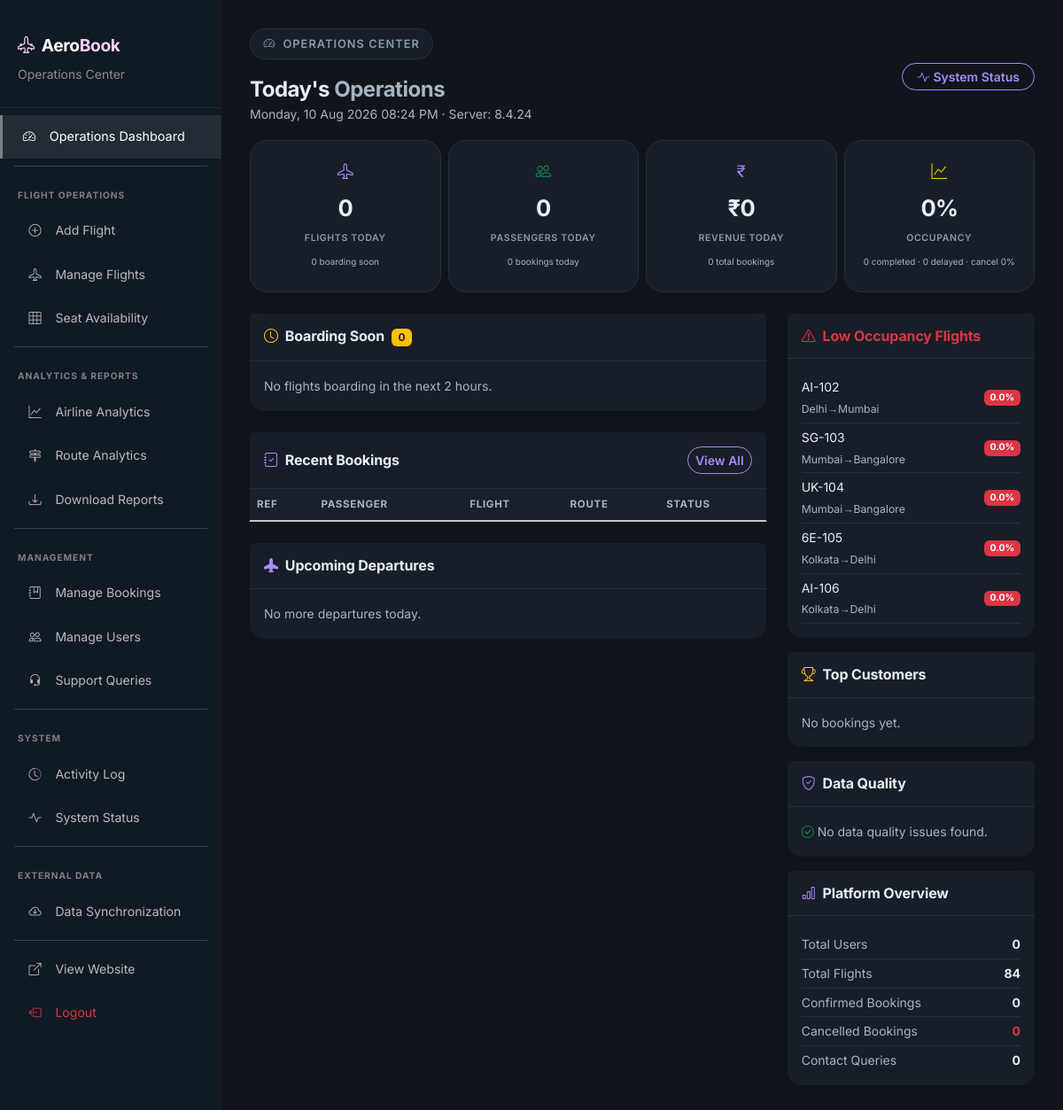
Page /admin/dashboard.php (signed in) on the committed database.
### tables this page shows
CREATE TABLE IF NOT EXISTS flights (
    flight_id INT AUTO_INCREMENT PRIMARY KEY,
    airline_name VARCHAR(100) NOT NULL,
    flight_number VARCHAR(20) NOT NULL UNIQUE,
    source VARCHAR(100) NOT NULL,
    destination VARCHAR(100) NOT NULL,
    departure_time DATETIME NOT NULL,
    arrival_time DATETIME NOT NULL,
    total_seats INT NOT NULL DEFAULT 180,
    seats_available INT NOT NULL DEFAULT 180,
    price DECIMAL(10, 2) NOT NULL,
    status ENUM('Scheduled', 'Delayed', 'Cancelled', 'Completed') DEFAULT 'Scheduled',
    created_at TIMESTAMP DEFAULT CURRENT_TIMESTAMP,
     
     
     
    CONSTRAINT chk_flights_seats CHECK (seats_available <= total_seats)
);

### includes/AdminAnalytics.php (called while the page is built, shortened)
<?php
if (!defined('AEROBOOK_ADMIN_ANALYTICS')) {
require_once __DIR__ . '/Cache.php';
function getTodayOpsMetrics() {
    return AeroCache::remember('today_ops_metrics', 60, function() {
        global $conn;
        $metrics = [];
        $r = mysqli_query($conn, "SELECT COUNT(*) as c FROM flights WHERE DATE(departure_time) = CURDATE()");
        $metrics['flights_today'] = (int)mysqli_fetch_assoc($r)['c'];
        $r = mysqli_query($conn, "SELECT COUNT(*) as c FROM flights WHERE DATE(departure_time) = CURDATE() AND TIME(departure_time) BETWEEN TIME(NOW()) AND TIME(DATE_ADD(NOW(), INTERVAL 2 HOUR))");
        $metrics['boarding_soon'] = (int)mysqli_fetch_assoc($r)['c'];
        $r = mysqli_query($conn, "SELECT COUNT(*) as c FROM flights WHERE status='Delayed'");
        $metrics['delayed'] = (int)mysqli_fetch_assoc($r)['c'];
        $r = mysqli_query($conn, "SELECT COUNT(*) as c FROM flights WHERE DATE(departure_time) = CURDATE() AND status='Completed'");
        $metrics['completed_today'] = (int)mysqli_fetch_assoc($r)['c'];
        $r = mysqli_query($conn, "SELECT COUNT(*) as c FROM bookings WHERE DATE(travel_date) = CURDATE() AND booking_status='Confirmed'");
        $metrics['passengers_today'] = (int)mysqli_fetch_assoc($r)['c'];
        $r = mysqli_query($conn, "SELECT COUNT(*) as c FROM bookings WHERE DATE(booking_date) = CURDATE()");
        $metrics['bookings_today'] = (int)mysqli_fetch_assoc($r)['c'];
        $r = mysqli_query($conn, "SELECT COALESCE(SUM(f.price), 0) as s FROM bookings b JOIN flights f ON b.flight_id=f.flight_id WHERE b.booking_status='Confirmed' AND DATE(b.booking_date) = CURDATE()");
        $metrics['revenue_today'] = (float)mysqli_fetch_assoc($r)['s'];
        $r = mysqli_query($conn, "SELECT COUNT(*) as c FROM bookings WHERE booking_status='Confirmed'");
        $metrics['total_bookings'] = (int)mysqli_fetch_assoc($r)['c'];
        $r = mysqli_query($conn, "SELECT COUNT(*) as c FROM bookings WHERE DATE(booking_date)=CURDATE() AND booking_status='Cancelled'");
        $cancelled = (int)mysqli_fetch_assoc($r)['c'];
        $r = mysqli_query($conn, "SELECT COUNT(*) as c FROM bookings WHERE DATE(booking_date)=CURDATE()");
        $total = (int)mysqli_fetch_assoc($r)['c'];
        $metrics['cancellation_rate'] = $total > 0 ? round($cancelled / $total * 100, 1) : 0;
        $r = mysqli_query($conn, "SELECT SUM(total_seats) as total, SUM(total_seats - seats_available) as booked FROM flights WHERE status='Scheduled'");
        $row = mysqli_fetch_assoc($r);
        $metrics['overall_occupancy'] = ($row['total'] ?? 0) > 0 ? round(($row['booked'] ?? 0) / $row['total'] * 100, 1) : 0;
        return $metrics;
    });
}
}

### includes/Cache.php (called while the page is built, shortened)
<?php
class AeroCache {
    public static function remember($key, $ttlSeconds, $callback) {
        $now = time();
        $value = $callback();
        return $value;
    }
}

### includes/functions.php (called while the page is built, shortened)
<?php
function formatPrice($price) {
    return '₹' . number_format((float) $price, 0);
}

### includes/DatabaseHelper.php (called while the page is built, shortened)
<?php
if (!defined('AEROBOOK_DB_HELPER')) {
function countWhere($table, $column = null, $value = null) {
    global $conn;
    $table = preg_replace('/[^a-zA-Z0-9_]/', '', $table);
    if ($column !== null && $value !== null) {
        $column = preg_replace('/[^a-zA-Z0-9_]/', '', $column);
        $stmt = mysqli_prepare($conn, "SELECT COUNT(*) as c FROM {$table} WHERE {$column} = ?");
        mysqli_stmt_bind_param($stmt, "s", $value);
        mysqli_stmt_execute($stmt);
        $result = mysqli_stmt_get_result($stmt);
        $row = mysqli_fetch_assoc($result);
        return (int)$row['c'];
    }
    $result = mysqli_query($conn, "SELECT COUNT(*) as c FROM {$table}");
    $row = mysqli_fetch_assoc($result);
    return (int)$row['c'];
}
}

### admin/dashboard.php (the view, shortened to what this page needs)
<?php
require_once __DIR__ . '/includes/admin-header.php';
$metrics = getTodayOpsMetrics();
$dataIssues = getDataQualityIssues();
global $conn;
$boardings = mysqli_query($conn, "SELECT * FROM flights WHERE DATE(departure_time) = CURDATE() AND TIME(departure_time) BETWEEN TIME(NOW()) AND TIME(DATE_ADD(NOW(), INTERVAL 2 HOUR)) ORDER BY departure_time ASC");
$departures = mysqli_query($conn, "SELECT * FROM flights WHERE DATE(departure_time) = CURDATE() AND TIME(departure_time) > TIME(DATE_ADD(NOW(), INTERVAL 2 HOUR)) ORDER BY departure_time ASC LIMIT 5");
$topCustomers = getTopCustomers(3);
$alertFlights = mysqli_query($conn, "SELECT flight_number, source, destination, ROUND((total_seats - seats_available) / total_seats * 100, 1) as occ FROM flights WHERE status IN ('Scheduled','Delayed') AND (total_seats - seats_available) / total_seats * 100 < 20 ORDER BY occ ASC LIMIT 5");
?>
<div class="row mb-3">
    <div class="col-12">
        <div class="d-flex justify-content-between align-items-center flex-wrap gap-2">
            <div>
                <span class="kicker"><i class="bi bi-speedometer2 me-1"></i> Operations Center</span>
                <h4 class="fw-bold mb-0 mt-1">Today's <span class="text-muted">Operations</span></h4>
                <small class="text-muted"><?php echo date('l, d M Y h:i A'); ?> · Server: <?php echo phpversion(); ?></small>
            </div>
            <div><a href="diagnostics.php" class="btn btn-sm btn-outline-accent rounded-pill px-3"><i class="bi bi-activity me-1"></i>System Status</a></div>
        </div>
    </div>
</div>
<div class="row g-2 mb-4">
    <div class="col-md-3 col-6"><div class="ops-kpi"><i class="bi bi-airplane text-primary"></i><span class="kpi-value"><?php echo $metrics['flights_today']; ?></span><span class="kpi-label">Flights Today</span><small class="text-muted"><?php echo $metrics['boarding_soon']; ?> boarding soon</small></div></div>
    <div class="col-md-3 col-6"><div class="ops-kpi"><i class="bi bi-people text-success"></i><span class="kpi-value"><?php echo $metrics['passengers_today']; ?></span><span class="kpi-label">Passengers Today</span><small class="text-muted"><?php echo $metrics['bookings_today']; ?> bookings today</small></div></div>
    <div class="col-md-3 col-6"><div class="ops-kpi"><i class="bi bi-currency-rupee text-accent"></i><span class="kpi-value"><?php echo formatPrice($metrics['revenue_today']); ?></span><span class="kpi-label">Revenue Today</span><small class="text-muted"><?php echo $metrics['total_bookings']; ?> total bookings</small></div></div>
    <div class="col-md-3 col-6"><div class="ops-kpi"><i class="bi bi-graph-up text-warning"></i><span class="kpi-value"><?php echo $metrics['overall_occupancy']; ?>%</span><span class="kpi-label">Occupancy</span><small class="text-muted"><?php echo $metrics['completed_today']; ?> completed · <?php echo $metrics['delayed']; ?> delayed · cancel <?php echo $metrics['cancellation_rate']; ?>%</small></div></div>
</div>
<div class="row g-4">
    <div class="col-lg-8">
        <div class="card border-0 shadow-sm rounded-4 mb-4">
            <div class="card-header bg-white p-3 border-bottom d-flex justify-content-between align-items-center">
                <h6 class="mb-0 fw-bold"><i class="bi bi-clock me-2 text-warning"></i>Boarding Soon <span class="badge bg-warning text-dark ms-1"><?php echo $metrics['boarding_soon']; ?></span></h6>
            </div>
            <div class="card-body p-0">
                <?php if (mysqli_num_rows($boardings) > 0): ?>
                <div class="table-responsive"><table class="table table-hover mb-0">
                    <thead class="table-light"><tr><th>Flight</th><th>Route</th><th>Time</th><th>Seats</th><th>Status</th></tr></thead>
                    <tbody><?php while($f = mysqli_fetch_assoc($boardings)): ?><tr>
                        <td><span class="fw-bold"><?php echo $f['flight_number']; ?></span><br><small><?php echo $f['airline_name']; ?></small></td>
                        <td><?php echo $f['source']; ?> → <?php echo $f['destination']; ?></td>
                        <td><strong><?php echo formatTime($f['departure_time']); ?></strong><br><small class="text-muted"><?php echo formatDate($f['departure_time']); ?></small></td>
                        <td><?php echo $f['seats_available']; ?>/<?php echo $f['total_seats']; ?></td>
                        <td><?php echo statusBadge($f['status']); ?></td>
                    </tr><?php endwhile; ?></tbody>
                </table></div>
                <?php else: ?><p class="text-muted p-3 mb-0 small">No flights boarding in the next 2 hours.</p><?php endif; ?>
            </div>
        </div>
        <div class="card border-0 shadow-sm rounded-4 mb-4">
            <div class="card-header bg-white p-3 border-bottom d-flex justify-content-between align-items-center">
                <h6 class="mb-0 fw-bold"><i class="bi bi-journal-check me-2 text-primary"></i>Recent Bookings</h6>
                <a href="manage-bookings.php" class="btn btn-sm btn-outline-primary">View All</a>
            </div>
            <div class="card-body p-0">
                <div class="table-responsive"><table class="table table-hover mb-0">
                    <thead class="table-light"><tr><th>Ref</th><th>Passenger</th><th>Flight</th><th>Route</th><th>Status</th></tr></thead>
                </table></div>
            </div>
        </div>
        <div class="card border-0 shadow-sm rounded-4">
            <div class="card-header bg-white p-3 border-bottom"><h6 class="mb-0 fw-bold"><i class="bi bi-airplane-fill me-2 text-info"></i>Upcoming Departures</h6></div>
            <div class="card-body p-0">
                <?php if (mysqli_num_rows($departures) > 0): ?>
                <div class="table-responsive"><table class="table table-hover mb-0">
                    <thead class="table-light"><tr><th>Flight</th><th>Route</th><th>Time</th><th>Seats Left</th></tr></thead>
                    <tbody><?php while($f = mysqli_fetch_assoc($departures)): ?><tr>
                        <td><span class="fw-bold"><?php echo $f['flight_number']; ?></span><br><small><?php echo $f['airline_name']; ?></small></td>
                        <td><?php echo $f['source']; ?> → <?php echo $f['destination']; ?></td>
                        <td><?php echo formatTime($f['departure_time']); ?></td>
                        <td><span class="badge <?php echo $f['seats_available'] > 50 ? 'bg-success' : ($f['seats_available'] > 20 ? 'bg-warning' : 'bg-danger'); ?>"><?php echo $f['seats_available']; ?></span></td>
                    </tr><?php endwhile; ?></tbody>
                </table></div>
                <?php else: ?><p class="text-muted p-3 mb-0 small">No more departures today.</p><?php endif; ?>
            </div>
        </div>
    </div>
    <div class="col-lg-4">
        <div class="card border-0 shadow-sm rounded-4 mb-3">
            <div class="card-header bg-white p-3 border-bottom"><h6 class="mb-0 fw-bold text-danger"><i class="bi bi-exclamation-triangle me-2"></i>Low Occupancy Flights</h6></div>
            <div class="card-body p-3">
                <?php if (mysqli_num_rows($alertFlights) > 0): ?>
                <?php while($a = mysqli_fetch_assoc($alertFlights)): ?>
                <div class="d-flex justify-content-between align-items-center py-1 border-bottom small">
                    <span><?php echo $a['flight_number']; ?><br><small class="text-muted"><?php echo $a['source']; ?>→<?php echo $a['destination']; ?></small></span>
                    <span class="badge bg-danger"><?php echo $a['occ']; ?>%</span>
                </div>
                <?php endwhile; ?>
                <?php else: ?><p class="text-muted small mb-0">All flights have healthy occupancy.</p><?php endif; ?>
            </div>
        </div>
        <div class="card border-0 shadow-sm rounded-4 mb-3">
            <div class="card-header bg-white p-3 border-bottom"><h6 class="mb-0 fw-bold"><i class="bi bi-trophy me-2 text-warning"></i>Top Customers</h6></div>
            <div class="card-body p-3">
                <?php if (!empty($topCustomers)): foreach ($topCustomers as $c): ?>
                <div class="d-flex justify-content-between py-1 border-bottom small">
                    <span class="fw-semibold"><?php echo htmlspecialchars($c['name']); ?></span>
                    <span class="text-accent"><?php echo $c['bookings']; ?>x <?php echo formatPrice($c['total_spent']); ?></span>
                </div>
                <?php endforeach; else: ?><p class="text-muted small mb-0">No bookings yet.</p><?php endif; ?>
            </div>
        </div>
        <div class="card border-0 shadow-sm rounded-4 mb-3">
            <div class="card-header bg-white p-3 border-bottom"><h6 class="mb-0 fw-bold"><i class="bi bi-shield-check me-2 text-info"></i>Data Quality</h6></div>
            <div class="card-body p-3">
                <?php if (!empty($dataIssues)): foreach ($dataIssues as $issue): ?>
                <div class="d-flex align-items-start gap-2 py-1 border-bottom small">
                    <i class="bi bi-<?php echo $issue['type'] === 'critical' ? 'exclamation-octagon text-danger' : ($issue['type'] === 'error' ? 'x-circle text-danger' : 'exclamation-triangle text-warning'); ?> mt-1"></i>
                    <span><?php echo htmlspecialchars($issue['message']); ?></span>
                </div>
                <?php endforeach; else: ?><p class="text-muted small mb-0"><i class="bi bi-check-circle text-success me-1"></i>No data quality issues found.</p><?php endif; ?>
            </div>
        </div>
        <div class="card border-0 shadow-sm rounded-4">
            <div class="card-header bg-white p-3 border-bottom"><h6 class="mb-0 fw-bold"><i class="bi bi-bar-chart me-2 text-accent"></i>Platform Overview</h6></div>
            <div class="card-body p-3">
                <div class="d-flex justify-content-between py-1 border-bottom small"><span class="text-muted">Total Users</span><span class="fw-bold"><?php echo countWhere('users'); ?></span></div>
                <div class="d-flex justify-content-between py-1 border-bottom small"><span class="text-muted">Total Flights</span><span class="fw-bold"><?php echo countWhere('flights'); ?></span></div>
                <div class="d-flex justify-content-between py-1 border-bottom small"><span class="text-muted">Confirmed Bookings</span><span class="fw-bold"><?php echo countWhere('bookings', 'booking_status', 'Confirmed'); ?></span></div>
                <div class="d-flex justify-content-between py-1 border-bottom small"><span class="text-muted">Cancelled Bookings</span><span class="fw-bold text-danger"><?php echo countWhere('bookings', 'booking_status', 'Cancelled'); ?></span></div>
                <div class="d-flex justify-content-between pt-1 small"><span class="text-muted">Contact Queries</span><span class="fw-bold"><?php echo countWhere('contacts'); ?></span></div>
            </div>
        </div>
    </div>
</div>
<?php require_once __DIR__ . '/includes/admin-footer.php'; ?>

### rows in the picture
flights: flight_number "AI-102", source "Delhi", destination "Mumbai", occ "0.0"
flights: flight_number "SG-103", source "Mumbai", destination "Bangalore", occ "0.0"
flights: flight_number "UK-104", source "Mumbai", destination "Bangalore", occ "0.0"
flights: flight_number "6E-105", source "Kolkata", destination "Delhi", occ "0.0"
flights: flight_number "AI-106", source "Kolkata", destination "Delhi", occ "0.0"

### other values in the picture
phpversion() "8.4.24"
$metrics['flights_today'] "0"
$metrics['boarding_soon'] "0"
$metrics['passengers_today'] "0"
$metrics['bookings_today'] "0"
formatPrice($metrics['revenue_today']) "₹0"
$metrics['total_bookings'] "0"
$metrics['overall_occupancy'] "0"
$metrics['completed_today'] "0"
$metrics['delayed'] "0"
$metrics['cancellation_rate'] "0"
countWhere('users') "0"
countWhere('flights') "84"
countWhere('bookings', 'booking_status', 'Confirmed') "0"
countWhere('bookings', 'booking_status', 'Cancelled') "0"
